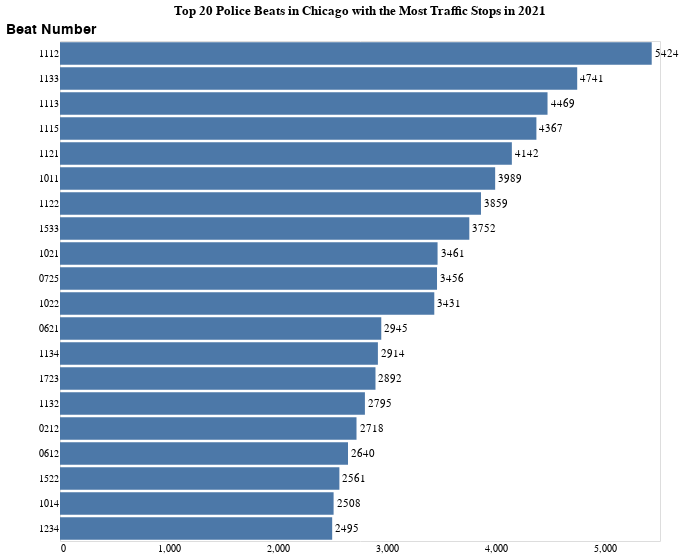

Here is the notebook cell this chart was saved with:
### Code cell
bars = alt.Chart(beat20, title = "Top 20 Police Beats in Chicago with the Most Traffic Stops in 2021").mark_bar().encode(
    x= alt.X('COUNT', axis=alt.Axis(title='', domain = False, ticks=False, tickCount=5, grid=False)),
    y=alt.Y('BEAT_I', sort= '-x', 
            axis=alt.Axis(title='Beat Number', 
            titleFontSize = 14, titleFontWeight = 600, titleAngle = 0,
            titleY = -5, titleX = -10, titlePadding= 10,ticks=False, domain=False))
    )#.configure_axis(domain=False)

text = bars.mark_text(
    align='left',
    baseline='middle',
    dx=3  # Nudges text to right so it doesn't appear on top of the bar
).encode(
    text='COUNT:Q'
)

(bars + text).properties(height=500, width = 600)

### Figure 1 — Vega-Lite specification as saved in the notebook (floating-point values rounded to 4 significant figures)
{"config": {"view": {"continuousWidth": 400, "continuousHeight": 300}}, "layer": [{"mark": "bar", "encoding": {"x": {"axis": {"domain": false, "grid": false, "tickCount": 5, "ticks": false, "title": ""}, "field": "COUNT", "type": "quantitative"}, "y": {"axis": {"domain": false, "ticks": false, "title": "Beat Number", "titleAngle": 0, "titleFontSize": 14, "titleFontWeight": 600, "titlePadding": 10, "titleX": -10, "titleY": -5}, "field": "BEAT_I", "sort": "-x", "type": "nominal"}}, "title": "Top 20 Police Beats in Chicago with the Most Traffic Stops in 2021"}, {"mark": {"type": "text", "align": "left", "baseline": "middle", "dx": 3}, "encoding": {"text": {"field": "COUNT", "type": "quantitative"}, "x": {"axis": {"domain": false, "grid": false, "tickCount": 5, "ticks": false, "title": ""}, "field": "COUNT", "type": "quantitative"}, "y": {"axis": {"domain": false, "ticks": false, "title": "Beat Number", "titleAngle": 0, "titleFontSize": 14, "titleFontWeight": 600, "titlePadding": 10, "titleX": -10, "titleY": -5}, "field": "BEAT_I", "sort": "-x", "type": "nominal"}}, "title": "Top 20 Police Beats in Chicago with the Most Traffic Stops in 2021"}], "data": {"name": "data-15f9f38268f4e8610c0d94baa6449867"}, "height": 500, "width": 600, "$schema": "https://vega.github.io/schema/vega-lite/v4.17.0.json", "datasets": {"data-15f9f38268f4e8610c0d94baa6449867": [{"BEAT_I": "1112", "COUNT": 5424}, {"BEAT_I": "1133", "COUNT": 4741}, {"BEAT_I": "1113", "COUNT": 4469}, {"BEAT_I": "1115", "COUNT": 4367}, {"BEAT_I": "1121", "COUNT": 4142}, {"BEAT_I": "1011", "COUNT": 3989}, {"BEAT_I": "1122", "COUNT": 3859}, {"BEAT_I": "1533", "COUNT": 3752}, {"BEAT_I": "1021", "COUNT": 3461}, {"BEAT_I": "0725", "COUNT": 3456}, {"BEAT_I": "1022", "COUNT": 3431}, {"BEAT_I": "0621", "COUNT": 2945}, {"BEAT_I": "1134", "COUNT": 2914}, {"BEAT_I": "1723", "COUNT": 2892}, {"BEAT_I": "1132", "COUNT": 2795}, {"BEAT_I": "0212", "COUNT": 2718}, {"BEAT_I": "0612", "COUNT": 2640}, {"BEAT_I": "1522", "COUNT": 2561}, {"BEAT_I": "1014", "COUNT": 2508}, {"BEAT_I": "1234", "COUNT": 2495}]}}
